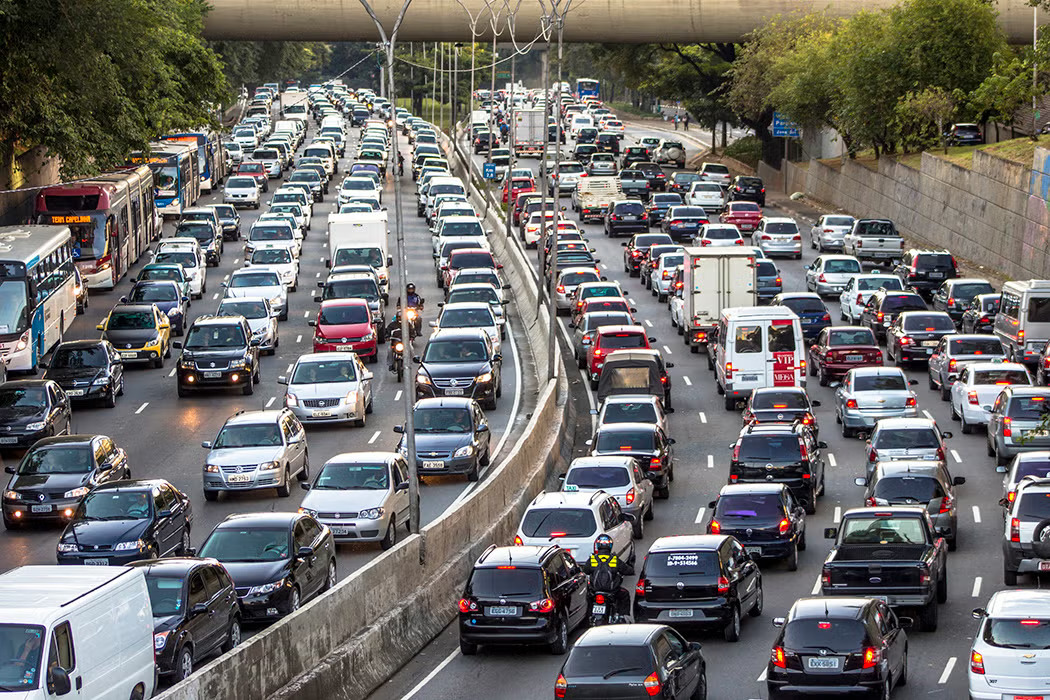
#> input picture images/traffic.jpg, 1050 x 700 px, found by its file name
$ python main.py
#> lines starting #> are read from the running program, lines starting #| are printed output that depends on the picture
import cv2
import numpy as np
import matplotlib.pyplot as plt

# Load image
img = cv2.imread("images/traffic.jpg")
#> img is the input picture: shape (700, 1050, 3); mean B, G, R 106.5, 108.3, 110.4

if img is None:
    print("❌ Image not found!")
    exit()

# Convert to grayscale
gray = cv2.cvtColor(img, cv2.COLOR_BGR2GRAY)
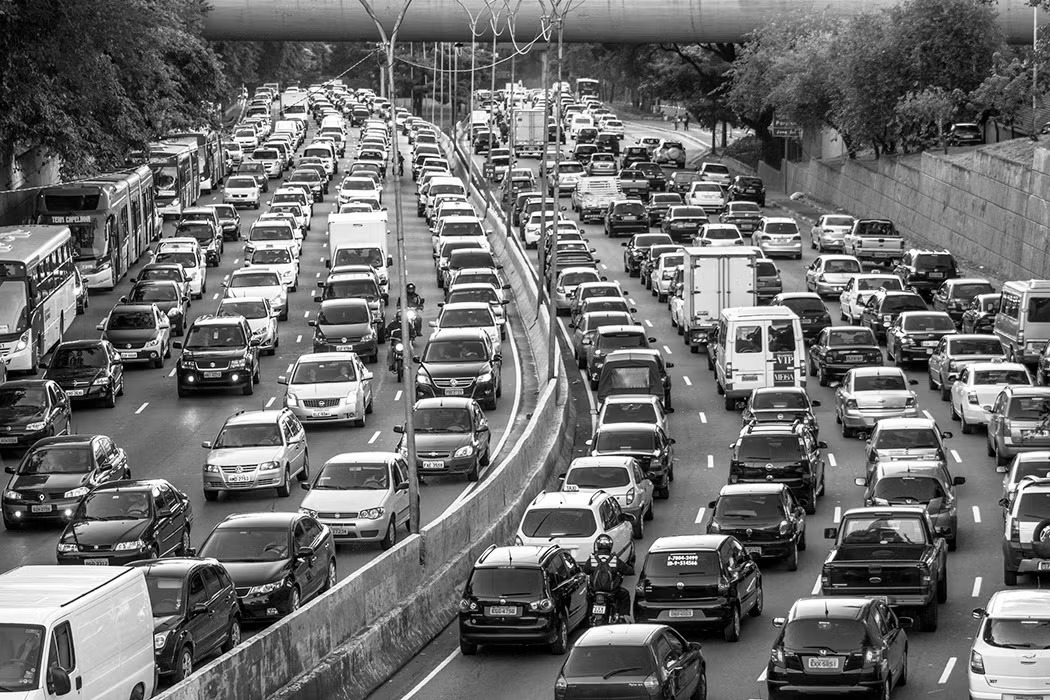
#> gray: shape (700, 1050); min 0, max 255, mean 108.7

# Gaussian Blur
blur = cv2.GaussianBlur(gray, (5, 5), 1.4)
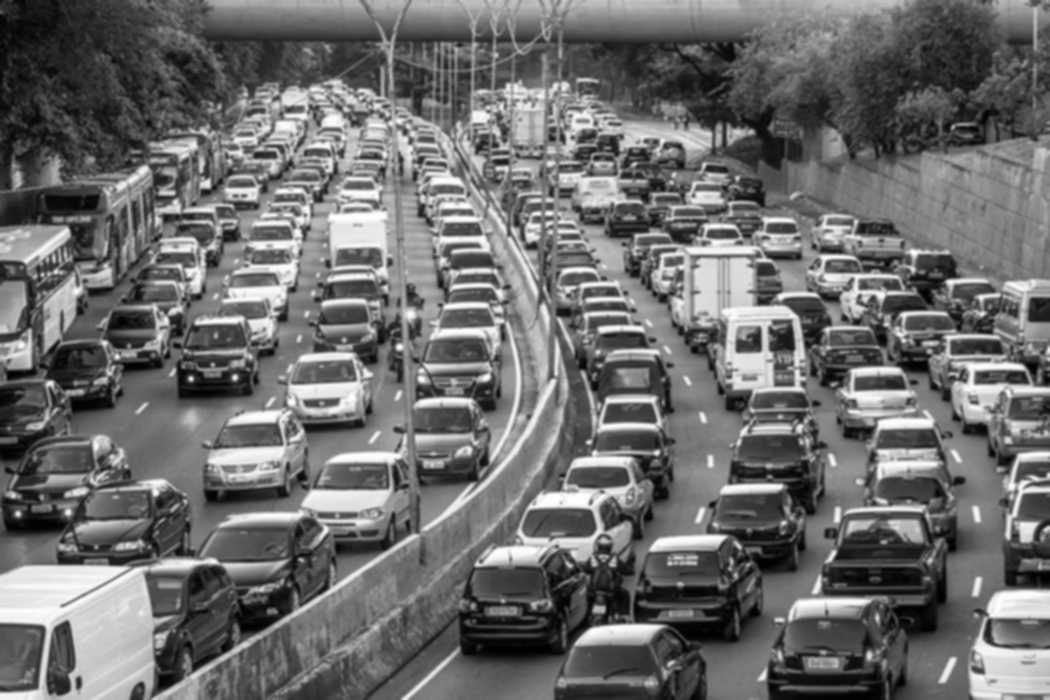
#> blur: shape (700, 1050); min 0, max 254, mean 108.7

# Canny Edge Detection
edges = cv2.Canny(blur, 50, 150)
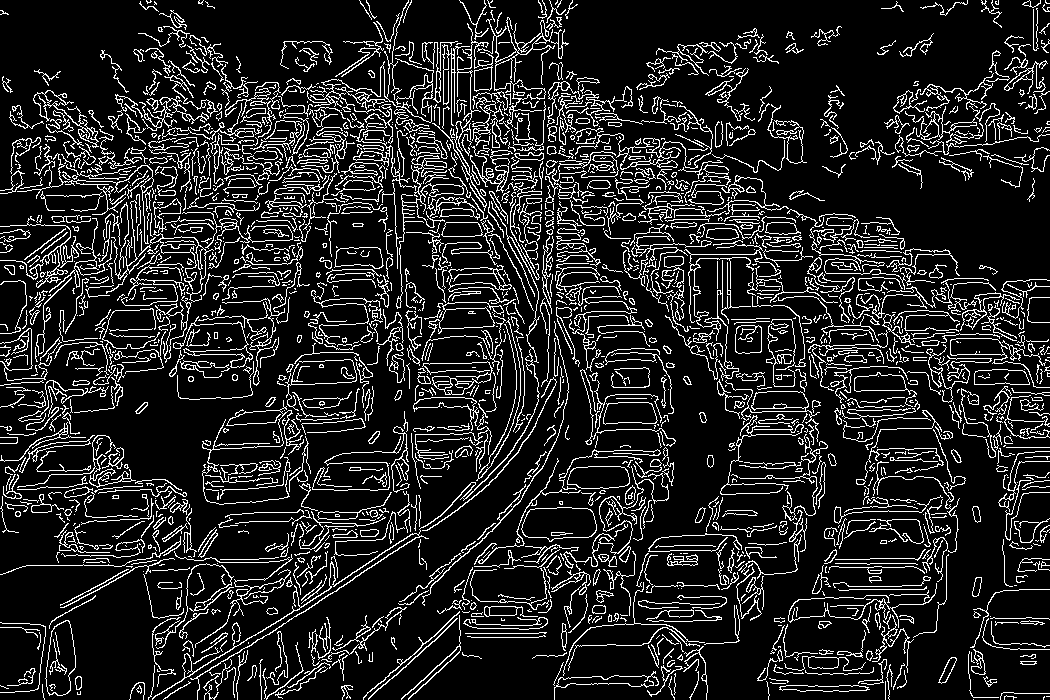
#> edges: shape (700, 1050); 13.9% white in thin lines or dots

# Save output
cv2.imwrite("output/edges.jpg", edges)

# WHITE PIXEL COUNT
white_pixels = np.sum(edges == 255)
#> white_pixels = 101878
print("White Pixel Count:", white_pixels)
#| White Pixel Count: 101878

# Signal Time Logic
if white_pixels < 10000:
    signal_time = 30
    traffic = "LOW"
elif white_pixels < 25000:
    signal_time = 45
    traffic = "MEDIUM"
else:
    signal_time = 60
    traffic = "HIGH"

print("Traffic Density:", traffic)
print("Green Signal Time:", signal_time, "seconds")

# Display
plt.figure(figsize=(10,4))

plt.subplot(1,2,1)
plt.title("Original Image")
plt.imshow(cv2.cvtColor(img, cv2.COLOR_BGR2RGB))
plt.axis("off")

plt.subplot(1,2,2)
plt.title("Canny Edges")
plt.imshow(edges, cmap="gray")
plt.axis("off")

plt.show()
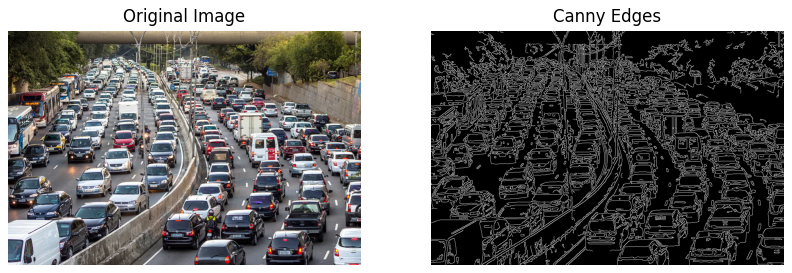
#> figure drawn by matplotlib, 2 panels

$ run again, with images/reference.jpg copied over images/traffic.jpg
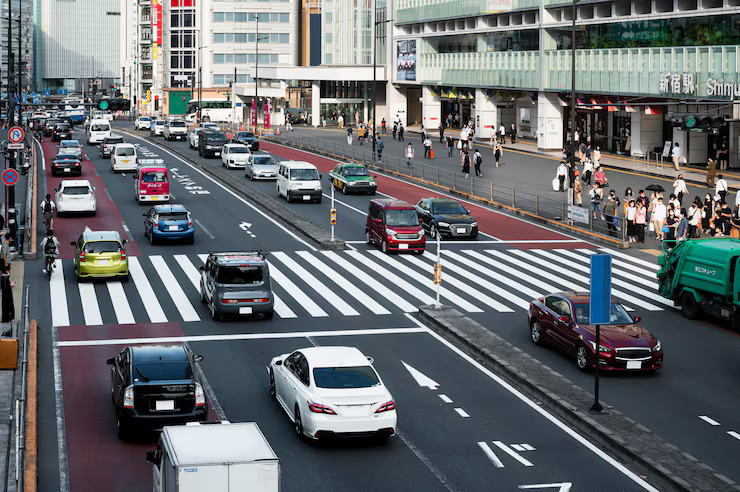
#> input picture images/reference.jpg, 740 x 492 px, found by its file name
#> img is the input picture: shape (492, 740, 3); mean B, G, R 113, 109.6, 105.8
#> `edges = cv2.Canny(blur, 50, 150)`:
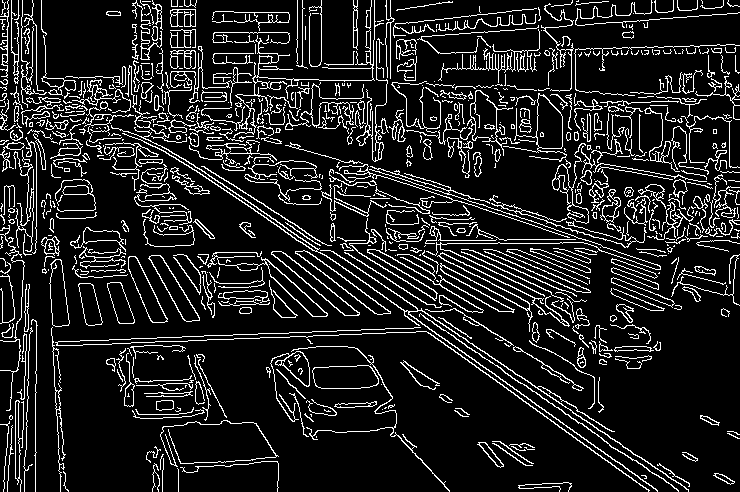
#> edges: shape (492, 740); 12.7% white in thin lines or dots
#> white_pixels = 46353
#| White Pixel Count: 46353
#> `plt.show()`:
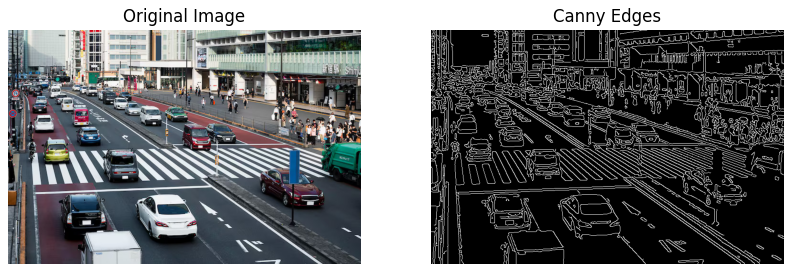
#> figure drawn by matplotlib, 2 panels
